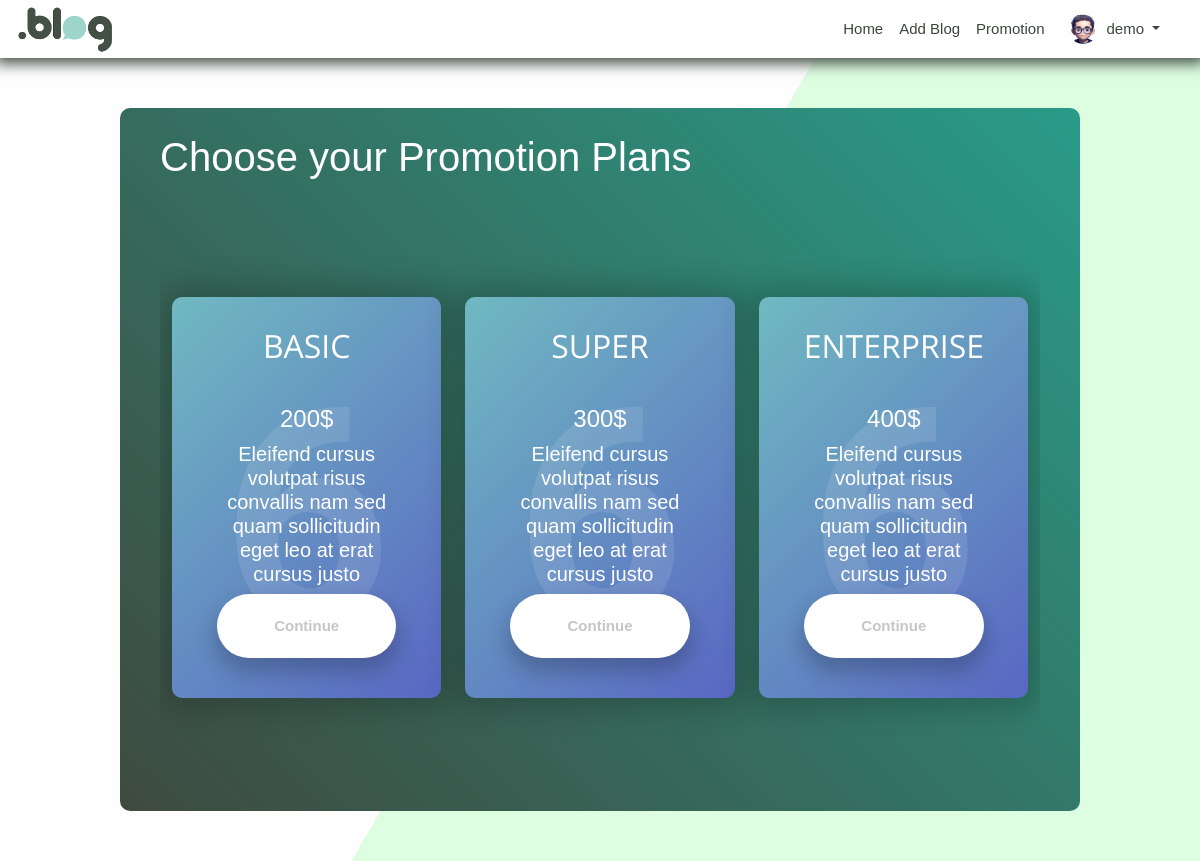
Page /promotion_plans.php (signed in) on the earlier database version.
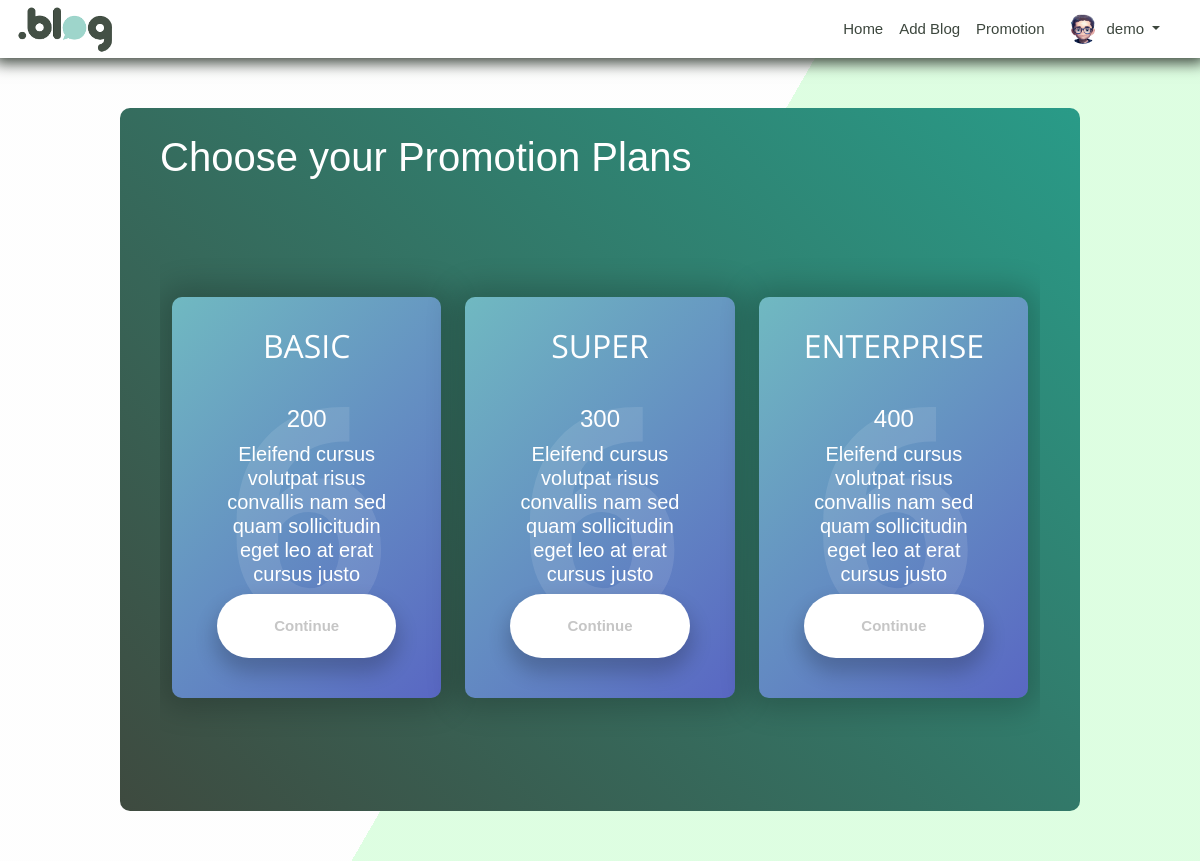
Same page on the later database version.
### tables this page shows
CREATE TABLE `promotion_package` (
  `package_id` int(11) NOT NULL,
  `name` varchar(50) NOT NULL,
  `price` int(11) NOT NULL,
  `description` varchar(200) NOT NULL,
  `total_days` int(11) NOT NULL
);

### promotion_plans.php (the view, shortened to what this page needs)
<?php
include "./navbar_dash.php";
?>
<link rel="stylesheet" href="vendor/css/pramotion.css">
<div id="main-container">
    <div class="container">
        <h1>Choose your Promotion Plans</h1>
        <section class="boxes row ">
            <?php $query = "SELECT * FROM promotion_package";
            $result = mysqli_query($conn, $query);
            while ($row = mysqli_fetch_assoc($result)) {
            ?>
                <div class="col-4 my-2 ">
                    <div class="box blue">
                        <div class="number-bg">6</div>
                        <div class="box-content">
                            <h2>
                                <?= $row["name"] ?>
                            </h2>
                            <h4>
                                <?= $row["price"] ?>
                            </h4>
                            <h5>
                                <?= $row["description"] ?>
                            </h5>
                            <button class="button" data-bs-toggle="modal" data-bs-target="#exampleModal<?= $row["package_id"] ?>">
                                <span>Continue</span><i class="material-icons"></i>
                            </button>
                        </div>
                    </div>
                </div>
            <?php
            }
            ?>
        </section>
    </div>
</div>
<div class="bg"></div>
<div class="bg bg2"></div>
<div class="bg bg3"></div>

Differences in the rows shown:
changed promotion_package "BASIC": price "200$" → "200"
changed promotion_package "SUPER": price "300$" → "300"
changed promotion_package "ENTERPRISE": price "400$" → "400"
